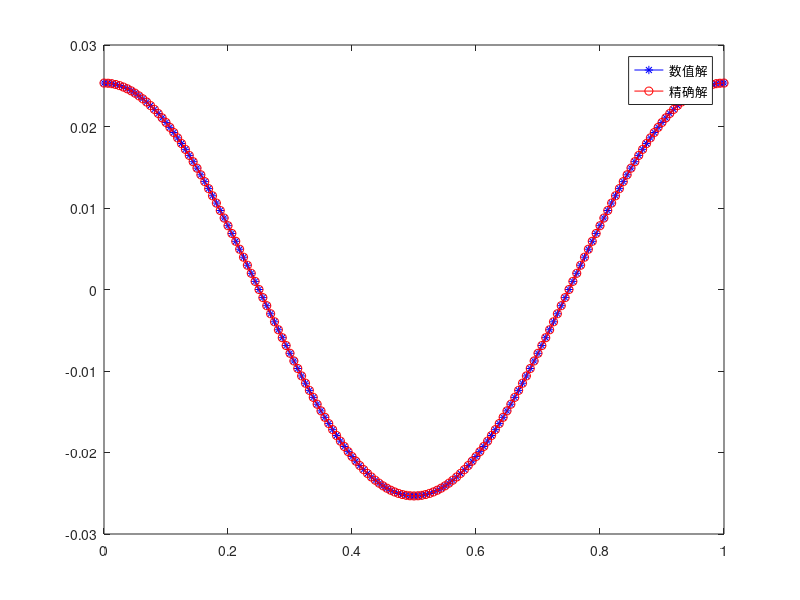

The MATLAB source for this figure:
clear;clc;

for kkk = 0:4

    h  =            0.1/2^kkk;
    xh =             (0:h:1)';
    N  =           length(xh);
    
    A  = gallery('tridiag',N);

    A(1,  2) = -2;
    A(N,N-1) = -2;
    
    F  = cos(2*pi*xh);

    A        = A/h/h;
    A(1,1:2) = [1,0]; % 先把左端点定下来
    F(1    ) =     0; % u(0)定为0

    uh       = A\F  ; % 求解线性方程组
    mean_uh  = sum(uh(2:(end-1))*h + (uh(1)+uh(end))*0.5*h);
    uh       = uh - mean_uh;  % 解出来之后再拉回平均为零
    
    err = uh(1:N)- cos(2*pi*xh)/(4*pi*pi);

    err = [sqrt(sum(err(2:(end-1)).^2)*h + (err(1)^2 + err(end)^2)*0.5*h), ...
           max(abs(err))]; %两个误差l2, l-inf
    
    disp('   l2 误差                     l-inf 误差 : ')
    format longe        
    disp(err)

end
	    

plot(xh,uh(1:N),'*-b')
hold on
plot(xh,cos(2*pi*xh)/(4*pi*pi),'o-r')
legend("数值解","精确解")